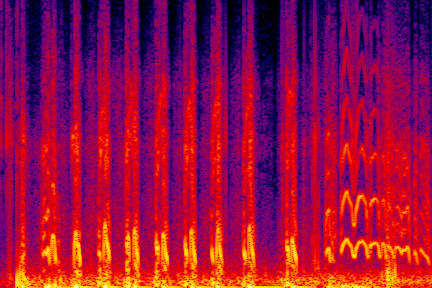
#> input picture cough_sound_synthesis/before.png, 432 x 288 px
$ jupyter execute eda.ipynb
#> lines starting #> are read from the running program, lines starting #| are printed output that depends on the picture
[cell 1]
import matplotlib.pyplot as plt
from PIL import Image

# Load the image
image_path = 'before.png'  # Replace with your image path
original_image = Image.open(image_path)
#> original_image is the input picture: PIL image 432x288 RGB; mean R, G, B 149.6, 12.3, 65.8

# Convert the image to grayscale
grayscale_image = original_image.convert("L")
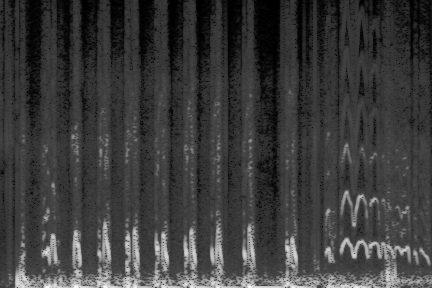
#> grayscale_image: PIL image 432x288 L; min 0, max 249, mean 59.4

# Display the images
fig, axs = plt.subplots(1, 2, figsize=(12, 6))

# Original image
axs[0].imshow(original_image)
axs[0].set_title("Original Image")
axs[0].axis("off")

# Grayscale image
axs[1].imshow(grayscale_image, cmap="gray")
axs[1].set_title("Grayscale Image")
axs[1].axis("off")

# Show the plot
plt.show()
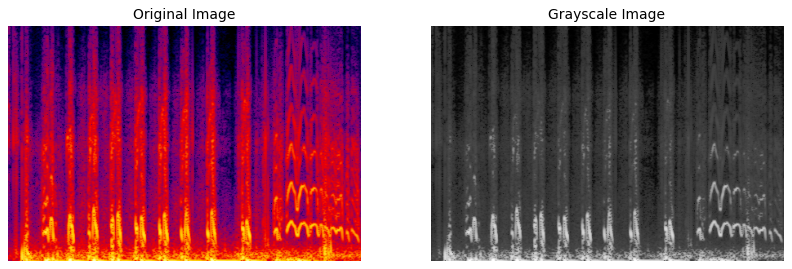
#> figure drawn by matplotlib, 2 panels

[cell 2]
original_image.size
#> Out = (432, 288)
